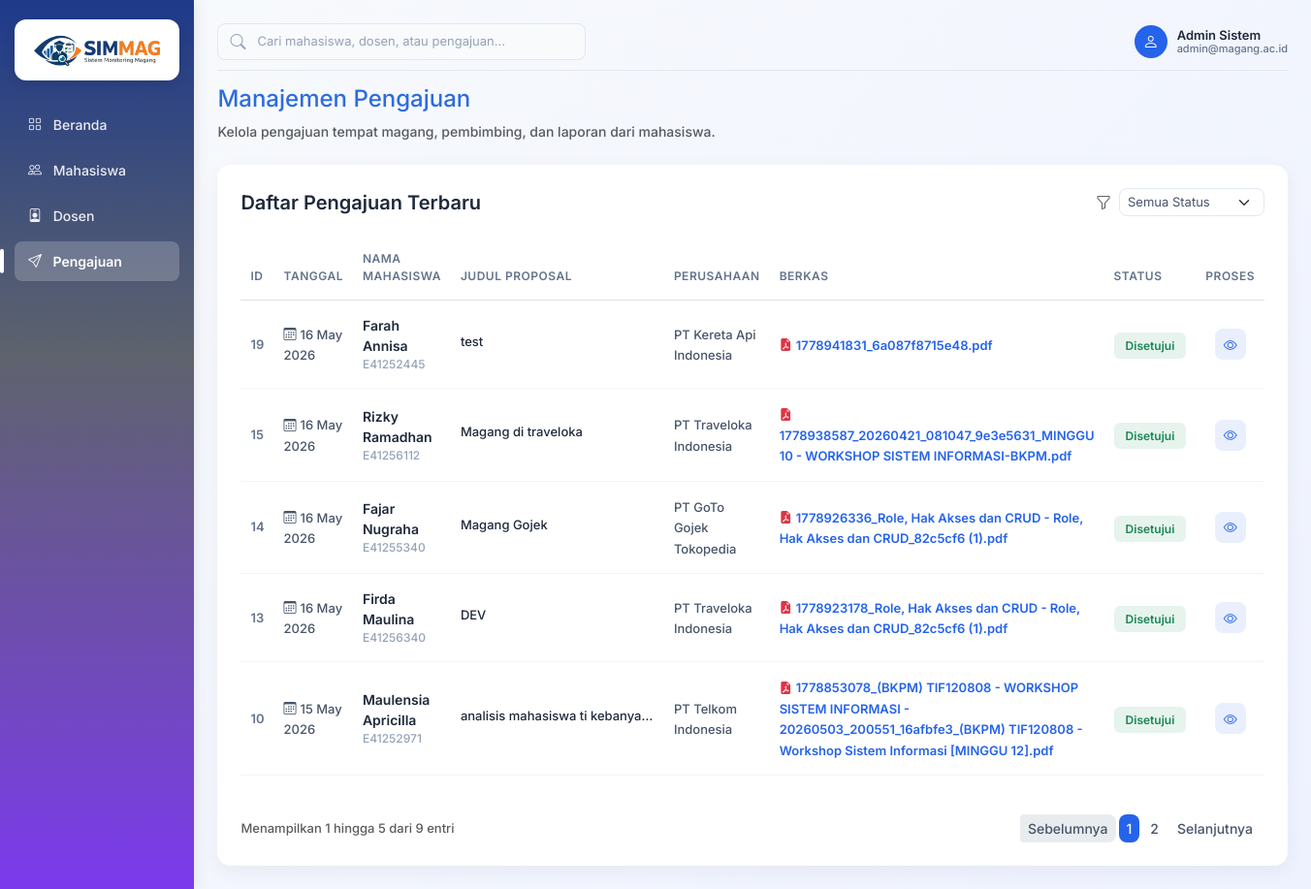
Page /admin/pengajuan.php (signed in) on the committed database.
### tables this page shows
CREATE TABLE `pengajuan` (
  `id_pengajuan` int(11) NOT NULL,
  `id_mahasiswa` int(11) DEFAULT NULL,
  `jenis_perusahaan` varchar(50) DEFAULT NULL,
  `nama_perusahaan` varchar(255) DEFAULT NULL,
  `alamat` varchar(255) DEFAULT NULL,
  `provinsi` varchar(100) DEFAULT NULL,
  `kota` varchar(100) DEFAULT NULL,
  `kecamatan` varchar(100) DEFAULT NULL,
  `kode_pos` varchar(20) DEFAULT NULL,
  `judul_proposal` varchar(255) DEFAULT NULL,
  `bidang` varchar(100) DEFAULT NULL,
  `tanggal_mulai` date DEFAULT NULL,
  `tanggal_selesai` date DEFAULT NULL,
  `catatan` text DEFAULT NULL,
  `file_proposal` varchar(255) DEFAULT NULL,
  `status` varchar(50) DEFAULT 'pending',
  `created_at` timestamp NOT NULL DEFAULT current_timestamp()
);

CREATE TABLE `mahasiswa` (
  `id_mahasiswa` int(11) NOT NULL,
  `NIM` varchar(20) NOT NULL,
  `nama` varchar(100) NOT NULL,
  `email` varchar(100) NOT NULL,
  `prodi` varchar(100) NOT NULL,
  `password` varchar(255) NOT NULL,
  `no_hp` varchar(20) DEFAULT NULL
);

### config/paging.php (called while the page is built, shortened)
<?php
$page_active = $_GET['page'] ?? 1;
$limit = $limit ?? 5;
$offset = ($page_active - 1) * $limit;
?>

### admin/pengajuan.php (the view, shortened to what this page needs)
<?php
$db = new Database();
$conn = $db->getConnection();
$conn->setAttribute(PDO::ATTR_ERRMODE, PDO::ERRMODE_EXCEPTION);
$page = "pengajuan";
include '../config/paging.php';
try {
    $query = "
        SELECT DISTINCT p.*, m.nama, m.NIM
        FROM pengajuan p
        JOIN mahasiswa m ON p.id_mahasiswa = m.id_mahasiswa
        ORDER BY p.created_at DESC
        LIMIT $limit
        OFFSET $offset
    ";
    $stmt = $conn->query($query);
    $data_pengajuan = $stmt->fetchAll(PDO::FETCH_ASSOC);
} catch (PDOException $e) {
    die("Database error: " . $e->getMessage());
}
?>
<!DOCTYPE html>
<html lang="id">
<head>
    <link href="https://cdn.jsdelivr.net/npm/bootstrap@5.3.0/dist/css/bootstrap.min.css" rel="stylesheet">
    <link href="https://cdn.jsdelivr.net/npm/bootstrap-icons/font/bootstrap-icons.css" rel="stylesheet">
    <link rel="stylesheet" href="assets/css/admin.css">
    <link rel="stylesheet" href="assets/css/pengajuan.css">
</head>
<body>
    <div class="d-flex">
        <div class="sidebar d-flex flex-column">
            <div>
                <div class="logo-container">
                    <img src="assets/logo.png" class="logo-sidebar" alt="Logo">
                </div>
                <a href="beranda.php" class="<?= ($page == 'beranda') ? 'active' : '' ?>">
                    <i class="bi bi-grid me-2"></i> Beranda
                </a>
                <a href="mahasiswa.php" class="<?= ($page == 'mahasiswa') ? 'active' : '' ?>">
                    <i class="bi bi-people me-2"></i> Mahasiswa
                </a>
                <a href="dosen.php" class="<?= ($page == 'dosen') ? 'active' : '' ?>">
                    <i class="bi bi-person-badge me-2"></i> Dosen
                </a>
                <a href="pengajuan.php" class="<?= ($page == 'pengajuan') ? 'active' : '' ?>">
                    <i class="bi bi-send me-2"></i> Pengajuan
                </a>
            </div>
        </div>
        <div class="p-4 w-100">
            <div class="header-top">
                <form action="search.php" method="GET" class="search-box m-0">
                    <i class="bi bi-search"></i>
                    <input type="text" name="q" placeholder="Cari mahasiswa, dosen, atau pengajuan..." value="<?= isset($_GET['q']) ? htmlspecialchars($_GET['q']) : '' ?>" required>
                </form>
                <div class="profile-section">
                    <div class="profile-wrapper">
                        <div class="profile-info" id="profileToggle" style="cursor:pointer;">
                            <div class="profile-avatar">
                                <i class="bi bi-person"></i>
                            </div>
                            <div class="profile-text">
                                <div class="name">Admin Sistem</div>
                                <div class="email">admin@magang.ac.id</div>
                            </div>
                        </div>
                    </div>
                </div>
            </div>
            <div class="mb-4">
                <h4 style="color:#2d6cdf;">Manajemen Pengajuan</h4>
                <p class="text-muted mb-0" style="font-size:14px;">Kelola pengajuan tempat magang, pembimbing, dan laporan dari mahasiswa.</p>
            </div>
            <div class="table-card">
                <div class="table-header">
                    <h5 class="m-0" style="color: #1e293b;">Daftar Pengajuan Terbaru</h5>
                    <div class="d-flex gap-3 align-items-center">
                        <div class="d-flex align-items-center">
                            <i class="bi bi-funnel text-muted me-2"></i>
                            <select id="filterStatus" class="form-select form-select-sm" style="border-radius: 8px; font-size: 13px; color: #475569; width: 150px; border-color: #e2e8f0;">
                                <option value="">Semua Status</option>
                            </select>
                        </div>
                    </div>
                </div>
                <div class="table-responsive">
                    <table class="table table-borderless align-middle">
                        <thead>
                            <tr>
                                <th>ID</th>
                                <th>Tanggal</th>
                                <th>Nama Mahasiswa</th>
                                <th>Judul Proposal</th>
                                <th>Perusahaan</th>
                                <th>Berkas</th>
                                <th>Status</th>
                                <th class="text-center">Proses</th>
                            </tr>
                        </thead>
                        <tbody>
                            <?php foreach ($data_pengajuan as $idx => $pgj): ?>
                                <tr>
                                    <td style="font-weight: 600; color: #64748b; font-size: 13px;"><?= $pgj['id'] ?></td>
                                    <td><span style="font-size: 13px; color: #475569;"><i class="bi bi-calendar3 me-1"></i><?= $pgj['tanggal'] ?></span></td>
                                    <td>
                                        <div style="font-weight: 600; color: #1e293b;"><?= $pgj['nama'] ?></div>
                                        <div style="font-size: 12px; color: #94a3b8;"><?= $pgj['nim'] ?></div>
                                    </td>
                                    <td><span style="font-weight: 500; font-size: 13px; max-width: 200px; display: inline-block; white-space: nowrap; overflow: hidden; text-overflow: ellipsis;" title="<?= $pgj['judul_proposal'] ?>"><?= $pgj['judul_proposal'] ?></span></td>
                                    <td><span style="font-size: 13px; color: #475569;"><?= $pgj['perusahaan'] ?></span></td>
                                    <td>
                                        <a href="#" style="font-size: 13px; text-decoration: none; color: #2563eb; font-weight: 600;">
                                            <i class="bi bi-file-earmark-pdf-fill me-1 text-danger"></i><?= $pgj['berkas'] ?>
                                        </a>
                                    </td>
                                    <td>
                                        <span class="badge-status status-<?= $pgj['status'] ?>">
                                            <?= $pgj['status'] ?>
                                        </span>
                                    </td>
                                    <td class="text-center">
                                        <div class="d-flex justify-content-center gap-1">
                                            <a href="#" class="btn-action btn-detail" title="Lihat Detail" data-idx="<?= $idx ?>">
                                                <i class="bi bi-eye"></i>
                                            </a>
                                        </div>
                                    </td>
                                </tr>
                            <?php endforeach; ?>
                        </tbody>
                    </table>
                </div>
                <?php include '../config/pagination.php'; ?>
        </div>
    </div>
</body>
</html>

### admin/assets/css/admin.css (style rules this page uses)
body { font-family: 'Inter', sans-serif; font-weight: 500; background: linear-gradient(135deg, #f8fafc 0%, #eef2ff 100%); }
h5, h6 { font-weight: 600; }
p, small { font-weight: 500; }
.sidebar { width: 250px; min-height: 100vh; background: linear-gradient(180deg, #1e3a8a 0%, #5e636d 40%, #7c3aed 100%); padding: 20px 15px; box-shadow: 2px 0 15px rgba(0,0,0,0.08); }
.logo-container { background: #ffffff; padding: 15px; border-radius: 12px; margin-bottom: 25px; box-shadow: 0 4px 12px rgba(0,0,0,0.1); display: flex; justify-content: center; align-items: center; }
.logo-sidebar { width: 130px; display: block; }
.sidebar a { position: relative; color: rgba(255,255,255,0.9); display: block; padding: 10px 14px; border-radius: 8px; text-decoration: none; margin-bottom: 6px; font-size: 14px; font-weight: 500; transition: all 0.25s ease; }
.sidebar a.active { background: rgba(255,255,255,0.2); color: #fff; font-weight: 600; }
.sidebar a.active::before { content: ""; position: absolute; left: -15px; top: 50%; transform: translateY(-50%); width: 4px; height: 60%; background: #fff; border-radius: 4px; }
.header-top { display: flex; justify-content: space-between; align-items: center; padding-bottom: 10px; border-bottom: 1px solid #e2e8f0; margin-bottom: 15px; }
.search-box { display: flex; align-items: center; background-color: #f8fafc; border: 1px solid #e2e8f0; border-radius: 8px; padding: 6px 12px; width: 380px; }
.search-box i { color: #94a3b8; margin-right: 10px; }
.search-box input { border: none; background: transparent; width: 100%; outline: none; color: #475569; font-size: 13px; }
.search-box input::placeholder { color: #94a3b8; }
.profile-section { display: flex; align-items: center; }
.profile-info { display: flex; align-items: center; }
.profile-avatar { width: 34px; height: 34px; border-radius: 50%; background-color: #2563eb; color: white; display: flex; align-items: center; justify-content: center; font-size: 16px; margin-right: 10px; }
.profile-text { line-height: 1.2; }
.profile-text .name { font-weight: 600; font-size: 13px; color: #1e293b; }
.profile-text .email { font-size: 11px; color: #64748b; }
.profile-wrapper { position: relative; }
.table-card { background: #fff; border-radius: 14px; box-shadow: 0 6px 20px rgba(0,0,0,0.05); padding: 24px; }
.table-header { display: flex; justify-content: space-between; align-items: center; margin-bottom: 20px; }
.table th { font-weight: 600; color: #64748b; border-bottom-width: 1px; font-size: 12px; text-transform: uppercase; letter-spacing: 0.5px; padding: 15px 10px; }
.table td { vertical-align: middle; font-weight: 500; color: #1e293b; font-size: 14px; padding: 15px 10px; border-bottom: 1px solid #f1f5f9; }
.table tbody tr { transition: background 0.2s ease; }
.badge-status { padding: 6px 12px; border-radius: 6px; font-size: 12px; font-weight: 600; }
.btn-action { width: 32px; height: 32px; border-radius: 8px; display: inline-flex; align-items: center; justify-content: center; border: none; transition: all 0.2s; text-decoration: none; font-size: 14px; }

### admin/assets/css/pengajuan.css (style rules this page uses)
.status-Disetujui { background: rgba(25, 135, 84, 0.1); color: #198754; }
.btn-detail { background: rgba(37, 99, 235, 0.1); color: #2563eb; }

### rows in the picture
pengajuan: id "19", tanggal "16 May 2026", id_mahasiswa.nama "Farah Annisa", id_mahasiswa.NIM "E41252445", judul_proposal "test", nama_perusahaan "PT Kereta Api Indonesia", file_proposal "1778941831_6a087f8715e48.pdf", status "Disetujui"
pengajuan: id_pengajuan "15", tanggal "16 May 2026", id_mahasiswa.nama "Rizky Ramadhan", id_mahasiswa.NIM "E41256112", judul_proposal "Magang di traveloka", nama_perusahaan "PT Traveloka Indonesia", file_proposal "1778938587_20260421_081047_9e3e5631_MINGGU 10 - WORKSHOP SISTEM INFORMASI-BKPM.pdf", status "Disetujui"
pengajuan: id_pengajuan "14", tanggal "16 May 2026", id_mahasiswa.nama "Fajar Nugraha", id_mahasiswa.NIM "E41255340", judul_proposal "Magang Gojek", nama_perusahaan "PT GoTo Gojek Tokopedia", file_proposal "1778926336_Role, Hak Akses dan CRUD - Role, Hak Akses dan CRUD_82c5cf6 (1).pdf", status "Disetujui"
pengajuan: id_pengajuan "13", tanggal "16 May 2026", id_mahasiswa.nama "Firda Maulina", id_mahasiswa.NIM "E41256340", judul_proposal "DEV", nama_perusahaan "PT Traveloka Indonesia", file_proposal "1778923178_Role, Hak Akses dan CRUD - Role, Hak Akses dan CRUD_82c5cf6 (1).pdf", status "Disetujui"
pengajuan: id_pengajuan "10", tanggal "15 May 2026", id_mahasiswa.nama "Maulensia Apricilla", id_mahasiswa.NIM "E41252971", judul_proposal "analisis mahasiswa ti kebanya…", nama_perusahaan "PT Telkom Indonesia", file_proposal "1778853078_(BKPM) TIF120808 - WORKSHOP SISTEM INFORMASI - 20260503_200551_16afbfe3_(BKPM) TIF120808 - Workshop Sistem Informasi [MINGGU 12].pdf", status "Disetujui"

### other values in the picture
$start_data "1"
$end_data "5"
$total_data "9"
